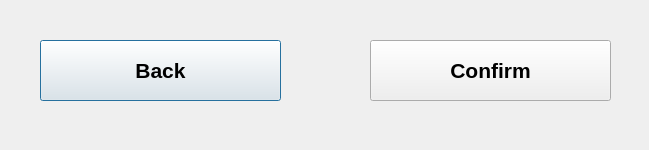
<?xml version="1.0" encoding="UTF-8"?>
<ui version="4.0">
 <class>RouteRecap</class>
 <widget class="QDialog" name="RouteRecap">
  <property name="geometry">
   <rect>
    <x>0</x>
    <y>0</y>
    <width>649</width>
    <height>150</height>
   </rect>
  </property>
  <property name="windowTitle">
   <string>Dialog</string>
  </property>
  <widget class="QPushButton" name="Backbtn">
   <property name="geometry">
    <rect>
     <x>40</x>
     <y>40</y>
     <width>241</width>
     <height>61</height>
    </rect>
   </property>
   <property name="font">
    <font>
     <pointsize>16</pointsize>
     <weight>75</weight>
     <bold>true</bold>
    </font>
   </property>
   <property name="text">
    <string>Back</string>
   </property>
  </widget>
  <widget class="QPushButton" name="Confirmbtn">
   <property name="geometry">
    <rect>
     <x>370</x>
     <y>40</y>
     <width>241</width>
     <height>61</height>
    </rect>
   </property>
   <property name="font">
    <font>
     <pointsize>16</pointsize>
     <weight>75</weight>
     <bold>true</bold>
    </font>
   </property>
   <property name="text">
    <string>Confirm</string>
   </property>
  </widget>
 </widget>
 <resources/>
 <connections/>
</ui>
